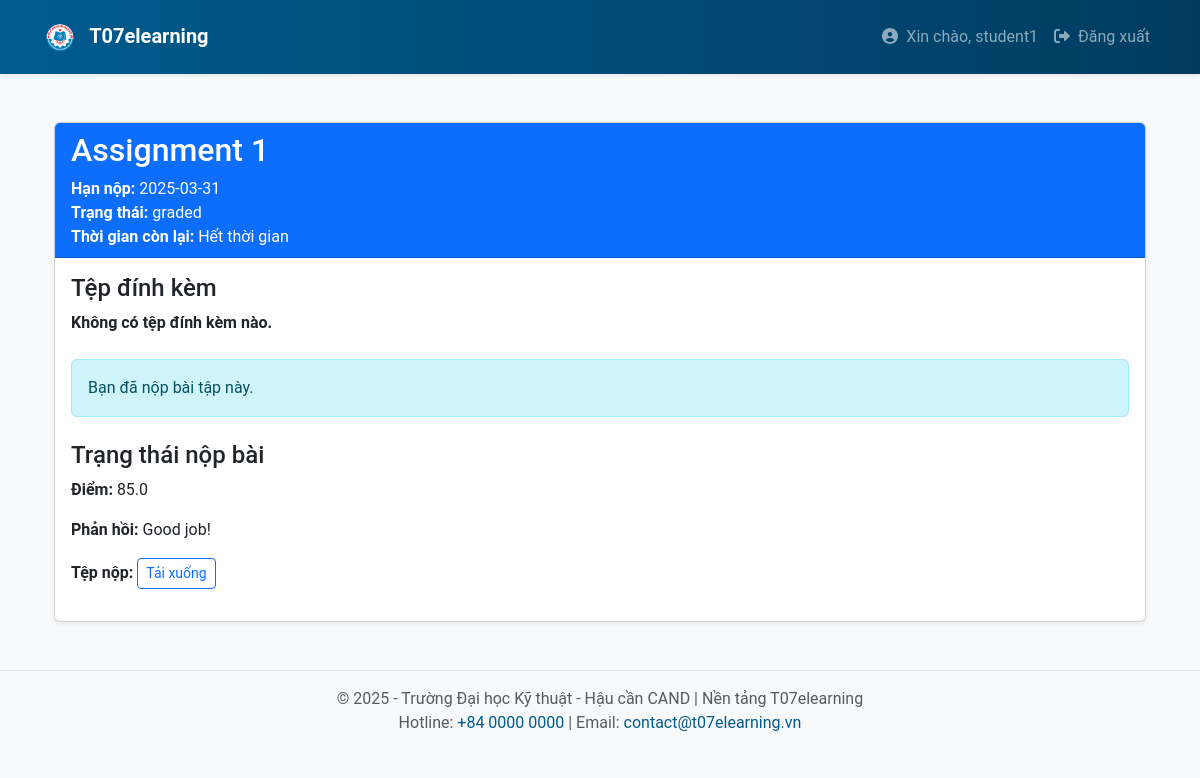
/student/assignment/1 (signed in), run on an earlier commit of the app's database.
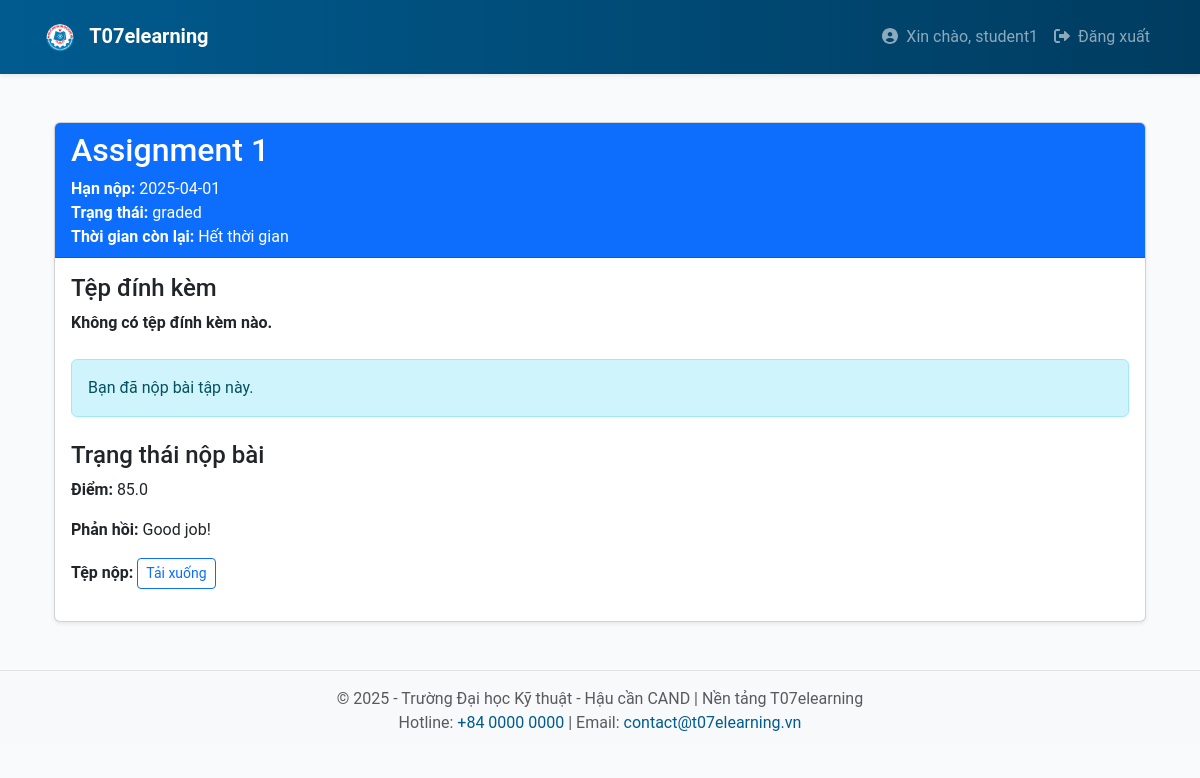
And on a later commit of the database.
### app/models.py (models this page shows, shortened)
class Assignment(db.Model):
    __tablename__ = 'assignments'
    id = db.Column(db.Integer, primary_key=True)
    class_id = db.Column(db.Integer, db.ForeignKey('classes.id'), nullable=False)
    title = db.Column(db.String(128), nullable=False)
    description = db.Column(db.Text, nullable=True)
    due_date = db.Column(db.DateTime, nullable=False)
    max_attempts = db.Column(db.Integer, default=1)
    created_on = db.Column(db.DateTime, default=datetime.utcnow)
    attachment_url = db.Column(db.String(512), nullable=True)
    lecturer_id = db.Column(db.Integer, db.ForeignKey('users.id'), nullable=False)
    deadline_duration = db.Column(db.Integer, nullable=False, default=0)
    submissions = db.relationship('Submission', back_populates='assignment')

### app/student/routes.py (the view, shortened to what this page needs)
@bp.route('/assignment/<int:assignment_id>', methods=['GET'])
@login_required
def view_assignment(assignment_id):
    assignment = Assignment.query.get_or_404(assignment_id)
    submission = Submission.query.filter_by(assignment_id=assignment.id, student_id=current_user.id).first()
    deadline_time = assignment.created_on + timedelta(minutes=assignment.deadline_duration)
    remaining_time = (deadline_time - datetime.utcnow()).total_seconds()
    return render_template('student/view_assignment.html', assignment=assignment, submission=submission, remaining_time=remaining_time)

### app/templates/student/view_assignment.html (shortened to what this page needs)
{% extends "base.html" %}
{% block content %}
<div class="container mt-5">
    <div class="card shadow-sm">
        <div class="card-header bg-primary text-white">
            <h2>{{ assignment.title }}</h2>
            <p class="mb-0"><strong>Hạn nộp:</strong> {{ assignment.due_date.strftime('%Y-%m-%d') }}</p>
            <p class="mb-0"><strong>Trạng thái:</strong>
                {% if submission.status == 'overdue' %}
                    <span class="text-danger">Quá hạn</span>
                {% else %}
                    {{ submission.status if submission else 'Chưa nộp' }}
                {% endif %}
            </p>
            <p class="mb-0"><strong>Thời gian còn lại:</strong> <span id="countdown"></span></p>
        </div>
        <div class="card-body">
            <div class="mb-4">
                <h4>Tệp đính kèm</h4>
                {% if assignment.attachment_url %}
                    <p><strong>Tệp:</strong> <a href="{{ url_for('static', filename=assignment.attachment_url.replace('\\', '/')) }}" download class="btn btn-outline-primary btn-sm">Tải xuống</a></p>
                    <p><strong>Tên tệp:</strong> {{ assignment.attachment_url.split('/')[-1] }}</p>
                {% else %}
                    <p><strong>Không có tệp đính kèm nào.</strong></p>
                {% endif %}
            </div>
            <div class="mb-4">
                {% if not submission or submission.status == 'pending' %}
                    <h4>Nộp bài tập</h4>
                    <form method="POST" enctype="multipart/form-data" action="{{ url_for('student.submit_assignment', assignment_id=assignment.id) }}" id="submissionForm">
                        <div class="form-group">
                            <label for="file">Tải lên file đáp án:</label>
                            <input type="file" name="file" class="form-control" required>
                        </div>
                        <div class="form-group">
                            <label for="answer">Câu trả lời:</label>
                            <textarea name="answer" class="form-control" rows="5" placeholder="Nhập câu trả lời của bạn ở đây..."></textarea>
                        </div>
                        <button type="submit" class="btn btn-success">Nộp Bài</button>
                    </form>
                {% else %}
                    <p class="alert alert-info">Bạn đã nộp bài tập này.</p>
                {% endif %}
            </div>
            <div class="submission-status">
                {% if submission %}
                    <h4>Trạng thái nộp bài</h4>
                    <p><strong>Điểm:</strong> {{ submission.grade if submission.grade is not none else 'Chưa chấm' }}</p>
                    <p><strong>Phản hồi:</strong> {{ submission.feedback if submission.feedback else 'Chưa có phản hồi' }}</p>
                    <p><strong>Tệp nộp:</strong>
                        {% if submission.file_url %}
                            <a href="{{ url_for('static', filename=submission.file_url.replace('\\', '/')) }}" download class="btn btn-outline-primary btn-sm">Tải xuống</a>
                        {% else %}
                            Không có tệp
                        {% endif %}
                    </p>
                {% else %}
                    <p class="alert alert-warning">Bạn chưa nộp bài tập này.</p>
                {% endif %}
            </div>
        </div>
    </div>
</div>
{% endblock %}

What changed in the data, as far as the page shows it:
changed Assignment "Assignment 1": due_date "2025-03-31" → "2025-04-01"
